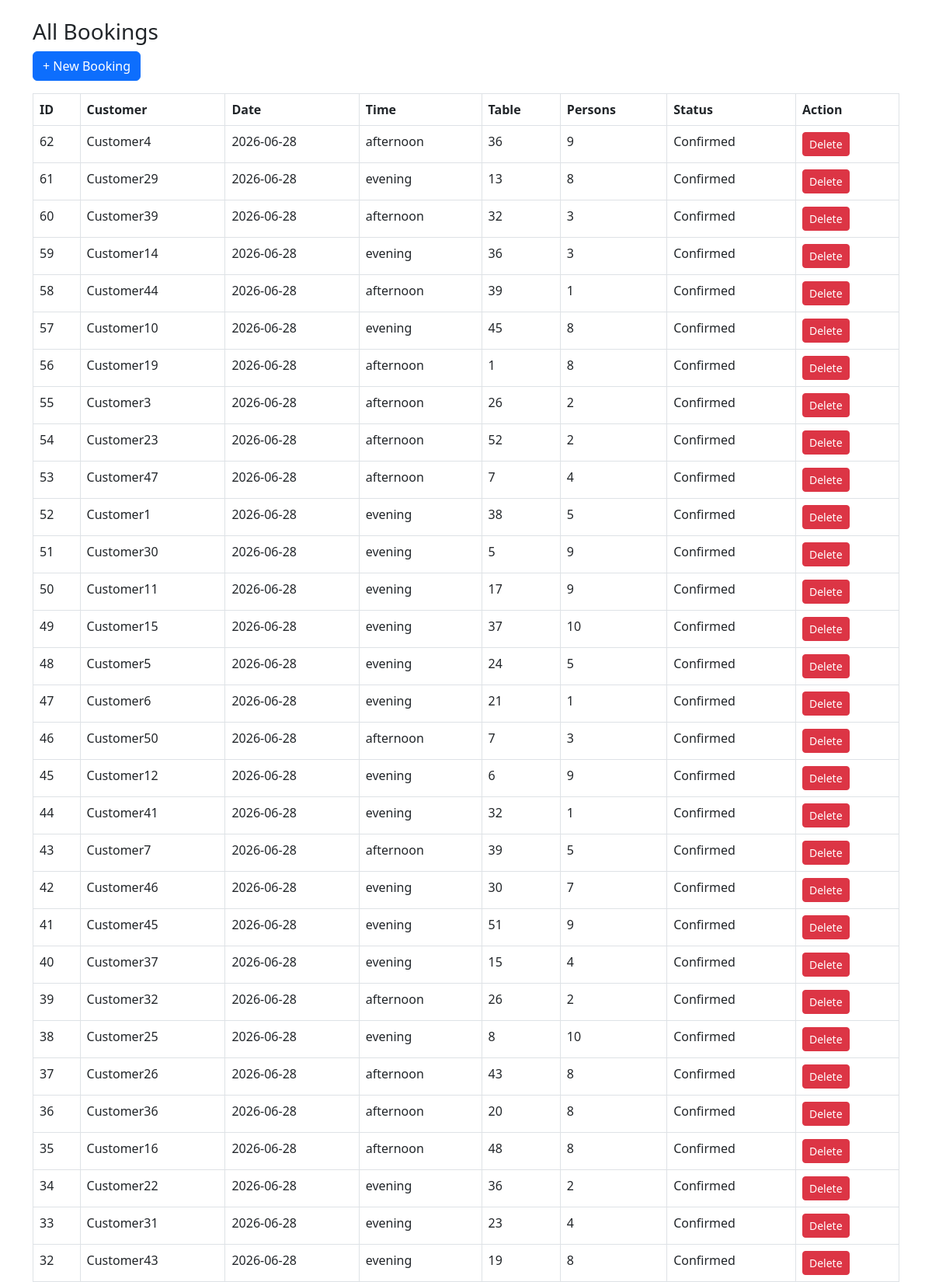
The app's page /index.php/bookings (upper part) with its own data.
### tables this page shows
CREATE TABLE `bookings` (
  `booking_id` int(11) NOT NULL,
  `customer_id` int(11) NOT NULL,
  `reservation_no` varchar(50) DEFAULT NULL,
  `booking_date` date NOT NULL,
  `booking_time` varchar(200) NOT NULL,
  `arrival_time` varchar(200) NOT NULL,
  `number_of_guests` int(11) NOT NULL,
  `table_number` int(11) NOT NULL,
  `guest_names` text NOT NULL,
  `special_request` text DEFAULT NULL,
  `status` enum('Pending','Confirmed','Cancelled','Completed') DEFAULT 'Pending',
  `created_at` timestamp NOT NULL DEFAULT current_timestamp(),
  `updated_at` timestamp NOT NULL DEFAULT current_timestamp() ON UPDATE current_timestamp()
);

CREATE TABLE `customers` (
  `customer_id` int(11) NOT NULL,
  `first_name` varchar(100) NOT NULL,
  `last_name` varchar(100) DEFAULT NULL,
  `username` varchar(2000) NOT NULL,
  `phone` varchar(20) NOT NULL,
  `email` varchar(150) DEFAULT NULL,
  `password` varchar(255) NOT NULL,
  `address_line1` varchar(255) DEFAULT NULL,
  `address_line2` varchar(255) DEFAULT NULL,
  `city` varchar(100) DEFAULT NULL,
  `state` varchar(100) DEFAULT NULL,
  `postal_code` varchar(20) DEFAULT NULL,
  `country` varchar(100) DEFAULT NULL,
  `created_at` timestamp NOT NULL DEFAULT current_timestamp(),
  `updated_at` timestamp NOT NULL DEFAULT current_timestamp() ON UPDATE current_timestamp(),
  `role` enum('Member','Admin') NOT NULL DEFAULT 'Member',
  `customer_type` enum('Non-Resident','Resident') NOT NULL DEFAULT 'Non-Resident'
);

### application/controllers/Bookings.php (called while the page is built, shortened)
<?php
class Bookings extends CI_Controller {
    public function __construct()
    {
        $this->load->database();
        $this->load->library('session');
        $this->load->helper(['url', 'form']);
    }
    public function index()
    {
        $this->db->select('bookings.*, customers.first_name as customer_name, customers.phone');
        $this->db->from('bookings');
        $this->db->join('customers', 'customers.customer_id = bookings.customer_id', 'left');
        $this->db->order_by('bookings.booking_id', 'DESC');
        $data['bookings'] = $this->db->get()->result();
        $this->load->view('bookings/index', $data);
    }
}

### index.php (called while the page is built, shortened)
<?php
require_once BASEPATH.'core/CodeIgniter.php';

### application/views/bookings/index.php (the view, shortened to what this page needs)
<!DOCTYPE html>
<html>
<head>
    <link rel="stylesheet" href="https://cdn.jsdelivr.net/npm/bootstrap@5.3.0/dist/css/bootstrap.min.css">
</head>
<body>
<div class="container mt-4">
    <h3>All Bookings</h3>
    <a href="<?= site_url('bookings/create'); ?>" class="btn btn-primary mb-3">
        + New Booking
    </a>
    <table class="table table-bordered">
        <thead>
            <tr>
                <th>ID</th>
                <th>Customer</th>
                <th>Date</th>
                <th>Time</th>
                <th>Table</th>
                <th>Persons</th>
                <th>Status</th>
                <th>Action</th>
            </tr>
        </thead>
        <tbody>
        <?php foreach($bookings as $b): ?>
            <tr>
                <td><?= $b->booking_id; ?></td>
                <td><?= $b->customer_name; ?></td>
                <td><?= $b->booking_date; ?></td>
                <td><?= $b->booking_time; ?></td>
                <td><?= $b->table_number; ?></td>
                <td><?= $b->number_of_guests; ?></td>
                <td><?= $b->status; ?></td>
                <td>
                    <a href="<?= site_url('bookings/delete/'.$b->booking_id); ?>"
                       class="btn btn-danger btn-sm"
                       onclick="return confirm('Delete this booking?')">
                       Delete
                    </a>
                </td>
            </tr>
        <?php endforeach; ?>
        </tbody>
    </table>
</div>
</body>
</html>

### records on screen
bookings: booking_id "62", customer.first_name "Customer4", booking_date "2026-06-28", booking_time "afternoon", table_number "36", number_of_guests "9", status "Confirmed"
bookings: booking_id "61", customer.first_name "Customer29", booking_date "2026-06-28", booking_time "evening", table_number "13", number_of_guests "8", status "Confirmed"
bookings: booking_id "60", customer.first_name "Customer39", booking_date "2026-06-28", booking_time "afternoon", table_number "32", number_of_guests "3", status "Confirmed"
bookings: booking_id "59", customer.first_name "Customer14", booking_date "2026-06-28", booking_time "evening", table_number "36", number_of_guests "3", status "Confirmed"
bookings: booking_id "58", customer.first_name "Customer44", booking_date "2026-06-28", booking_time "afternoon", table_number "39", number_of_guests "1", status "Confirmed"
bookings: booking_id "57", customer.first_name "Customer10", booking_date "2026-06-28", booking_time "evening", table_number "45", number_of_guests "8", status "Confirmed"
bookings: booking_id "56", customer.first_name "Customer19", booking_date "2026-06-28", booking_time "afternoon", table_number "1", number_of_guests "8", status "Confirmed"
bookings: booking_id "55", customer.first_name "Customer3", booking_date "2026-06-28", booking_time "afternoon", table_number "26", number_of_guests "2", status "Confirmed"
bookings: booking_id "54", customer.first_name "Customer23", booking_date "2026-06-28", booking_time "afternoon", table_number "52", number_of_guests "2", status "Confirmed"
bookings: booking_id "53", customer.first_name "Customer47", booking_date "2026-06-28", booking_time "afternoon", table_number "7", number_of_guests "4", status "Confirmed"
bookings: booking_id "52", customer.first_name "Customer1", booking_date "2026-06-28", booking_time "evening", table_number "38", number_of_guests "5", status "Confirmed"
bookings: booking_id "51", customer.first_name "Customer30", booking_date "2026-06-28", booking_time "evening", table_number "5", number_of_guests "9", status "Confirmed"
bookings: booking_id "50", customer.first_name "Customer11", booking_date "2026-06-28", booking_time "evening", table_number "17", number_of_guests "9", status "Confirmed"
bookings: booking_id "49", customer.first_name "Customer15", booking_date "2026-06-28", booking_time "evening", table_number "37", number_of_guests "10", status "Confirmed"
bookings: booking_id "48", customer.first_name "Customer5", booking_date "2026-06-28", booking_time "evening", table_number "24", number_of_guests "5", status "Confirmed"
bookings: booking_id "47", customer.first_name "Customer6", booking_date "2026-06-28", booking_time "evening", table_number "21", number_of_guests "1", status "Confirmed"
bookings: booking_id "46", customer.first_name "Customer50", booking_date "2026-06-28", booking_time "afternoon", table_number "7", number_of_guests "3", status "Confirmed"
bookings: booking_id "45", customer.first_name "Customer12", booking_date "2026-06-28", booking_time "evening", table_number "6", number_of_guests "9", status "Confirmed"
bookings: booking_id "44", customer.first_name "Customer41", booking_date "2026-06-28", booking_time "evening", table_number "32", number_of_guests "1", status "Confirmed"
bookings: booking_id "43", customer.first_name "Customer7", booking_date "2026-06-28", booking_time "afternoon", table_number "39", number_of_guests "5", status "Confirmed"
bookings: booking_id "42", customer.first_name "Customer46", booking_date "2026-06-28", booking_time "evening", table_number "30", number_of_guests "7", status "Confirmed"
bookings: booking_id "41", customer.first_name "Customer45", booking_date "2026-06-28", booking_time "evening", table_number "51", number_of_guests "9", status "Confirmed"
bookings: booking_id "40", customer.first_name "Customer37", booking_date "2026-06-28", booking_time "evening", table_number "15", number_of_guests "4", status "Confirmed"
bookings: booking_id "39", customer.first_name "Customer32", booking_date "2026-06-28", booking_time "afternoon", table_number "26", number_of_guests "2", status "Confirmed"
bookings: booking_id "38", customer.first_name "Customer25", booking_date "2026-06-28", booking_time "evening", table_number "8", number_of_guests "10", status "Confirmed"
bookings: booking_id "37", customer.first_name "Customer26", booking_date "2026-06-28", booking_time "afternoon", table_number "43", number_of_guests "8", status "Confirmed"
bookings: booking_id "36", customer.first_name "Customer36", booking_date "2026-06-28", booking_time "afternoon", table_number "20", number_of_guests "8", status "Confirmed"
bookings: booking_id "35", customer.first_name "Customer16", booking_date "2026-06-28", booking_time "afternoon", table_number "48", number_of_guests "8", status "Confirmed"
bookings: booking_id "34", customer.first_name "Customer22", booking_date "2026-06-28", booking_time "evening", table_number "36", number_of_guests "2", status "Confirmed"
bookings: booking_id "33", customer.first_name "Customer31", booking_date "2026-06-28", booking_time "evening", table_number "23", number_of_guests "4", status "Confirmed"
bookings: booking_id "32", customer.first_name "Customer43", booking_date "2026-06-28", booking_time "evening", table_number "19", number_of_guests "8", status "Confirmed"
